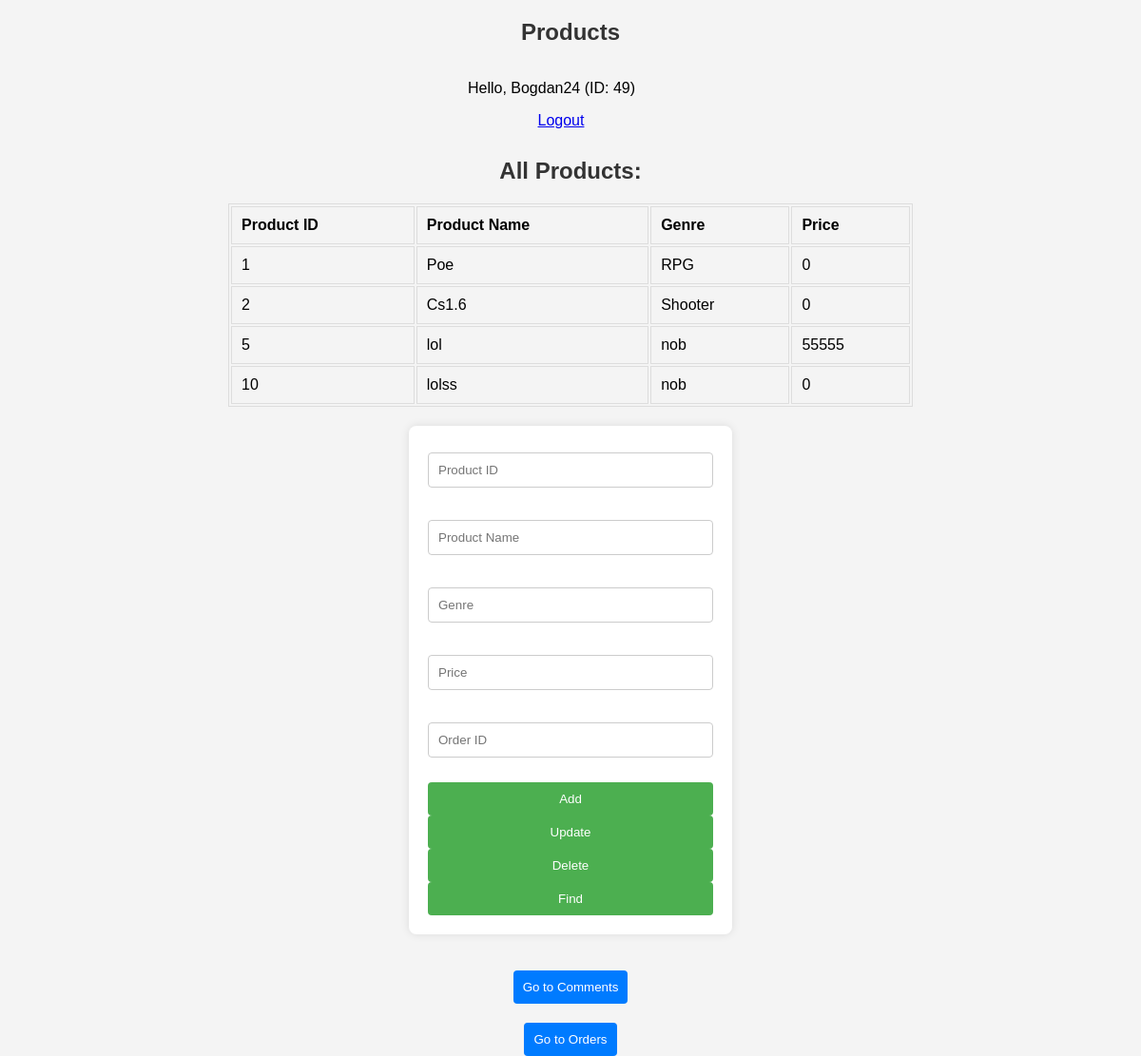
Screenshot of /product.php (signed in) with the database file from the repository.
### tables this page shows
CREATE TABLE `product` (
  `id` bigint(20) UNSIGNED NOT NULL,
  `Name` varchar(40) NOT NULL,
  `ganre` varchar(40) NOT NULL,
  `price` double DEFAULT NULL,
  `id_orders` bigint(20) UNSIGNED NOT NULL
);

### product.php (the view, shortened to what this page needs)
<?php
$host = "localhost";
$user = "root";
$password = "";
$database = "game_store";
$product_id = "";
$product_name = "";
$genre = "";
$price = "";
$order_id = "";
try {
    $connect = mysqli_connect($host, $user, $password, $database);
} catch (mysqli_sql_exception $ex) {
    echo 'Помилка: ' . $ex->getMessage();
}
?>
<!DOCTYPE HTML>
<html lang="en">
<head>
</head>
<body>
    <h2>Products</h2>
   <div class="user-info">
    <p>Hello, <?php echo $_SESSION['username']; ?> (ID: <?php echo $_SESSION['user_id']; ?>)</p>
    <a href="login.php?logout=1">Logout</a>
</div>
    <?php
    $allProductsQuery = "SELECT * FROM product";
    $allProductsResult = mysqli_query($connect, $allProductsQuery);
    if ($allProductsResult) {
        echo "<h2>All Products:</h2>";
        echo "<table border='1'>
                <tr>
                    <th>Product ID</th>
                    <th>Product Name</th>
                    <th>Genre</th>
                    <th>Price</th>
                </tr>";
        while ($row = mysqli_fetch_assoc($allProductsResult)) {
            echo "<tr>
                    <td>{$row['id']}</td>
                    <td>{$row['Name']}</td>
                    <td>{$row['ganre']}</td>
                    <td>{$row['price']}</td>
                </tr>";
        }
        echo "</table>";
    } else {
        echo "Error retrieving products: " . mysqli_error($connect);
    }
    ?>
    <form action="product.php" method="post">
        <input type="number" name="product_id" placeholder="Product ID" value="<?php echo $product_id; ?>"><br><br>
        <input type="text" name="product_name" placeholder="Product Name" value="<?php echo $product_name; ?>"><br><br>
        <input type="text" name="genre" placeholder="Genre" value="<?php echo $genre; ?>"><br><br>
        <input type="number" name="price" placeholder="Price" value="<?php echo $price; ?>"><br><br>
        <input type="number" name="order_id" placeholder="Order ID" value="<?php echo $order_id; ?>"><br><br>
        <div>
            <input type="submit" name="Insert" value="Add">
            <input type="submit" name="update" value="Update">
            <input type="submit" name="delete" value="Delete">
            <input type="submit" name="search" value="Find">
        </div>
    </form>
    <br>
    <a href="comments.php"><button>Go to Comments</button></a>
    <a href="orders.php"><button>Go to Orders</button></a>
</body>
</html>

### product.php (style rules this page uses)
body { font-family: Arial, sans-serif; background-color: #f4f4f4; margin: 0; padding: 0; display: flex; justify-content: center; align-items: center; flex-direction: column; min-height: 100vh; overflow-y: auto; }
h2 { text-align: center; color: #333; }
.user-info { text-align: center; margin-right: 20px; }
p { text-align: center; margin-right: 20px; }
form { background-color: #fff; padding: 20px; border-radius: 8px; box-shadow: 0 0 10px rgba(0, 0, 0, 0.1); width: 300px; margin-top: 20px; }
input[type="number"], input[type="text"] { width: 100%; padding: 10px; margin: 8px 0; box-sizing: border-box; border: 1px solid #ccc; border-radius: 4px; }
input[type="submit"] { background-color: #4caf50; color: #fff; padding: 10px; border: none; border-radius: 4px; cursor: pointer; width: 100%; }
table { width: 60%; margin:0 auto; overflow-y: auto; max-height: 400px; }
table, th, td { border: 1px solid #ddd; }
th, td { padding: 10px; text-align: left; }
button { background-color: #007bff; color: #fff; padding: 10px; border: none; border-radius: 4px; cursor: pointer; margin-top: 20px; text-decoration: none; }

### rows the page displays
product: id "1", Name "Poe", ganre "RPG", price "0"
product: id "2", Name "Cs1.6", ganre "Shooter", price "0"
product: id "5", Name "lol", ganre "nob", price "55555"
product: id "10", Name "lolss", ganre "nob", price "0"

### other values shown
$_SESSION['username'] "Bogdan24"
$_SESSION['user_id'] "49"
